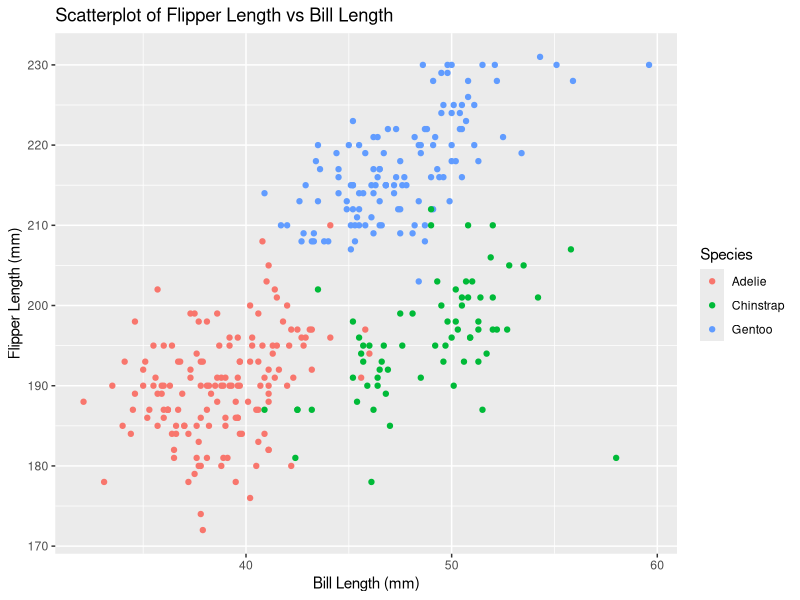
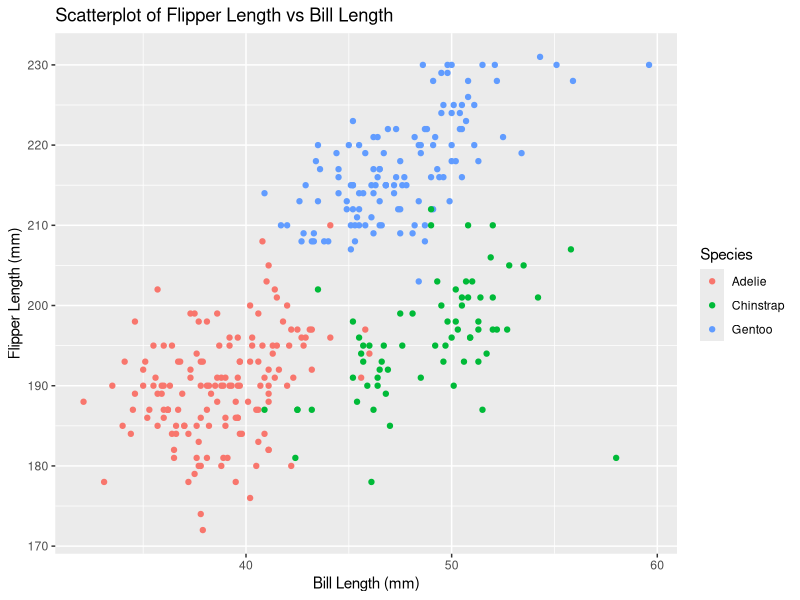

Reproduce these figures in R, in order.
## ---- chunk 1
library(palmerpenguins)
library(ggplot2)
library(tidyverse)
## ---- chunk 2
data("penguins", package = "palmerpenguins")
## ---- chunk 3
n_rows = nrow(penguins)
n_cols = ncol(penguins)
mean_flipper_length = mean(penguins$flipper_length_mm, na.rm = TRUE)
cat("The penguins dataset has", n_rows, "rows and", n_cols, "columns.\n")
cat("The mean flipper length (in mm) is", round(mean_flipper_length, 2), ".\n")

## ---- chunk 4
head(penguins)
## ---- chunk 5
scatter_plot = ggplot(penguins, aes(x = bill_length_mm, y = flipper_length_mm, color = species)) + geom_point() +
  labs(title = "Scatterplot of Flipper Length vs Bill Length",
       x = "Bill Length (mm)",
       y = "Flipper Length (mm)",
       color = "Species")
print(scatter_plot)
## ---- chunk 6
ggsave("scatterplot_penguins.png", plot = scatter_plot)
## ---- chunk 7
# Create a random sample of size 10 from a standard normal distribution
numeric_var = rnorm(10)

# Logical vector indicating whether elements of the sample are greater than 0
logical_var = numeric_var > 0

# Character vector of length 10
character_var = letters[1:10]

# Factor vector of length 10, with 3 different factor levels
factor_var = factor(rep(c("Level1", "Level2", "Level3"), length.out = 10))

df2 = data.frame(numeric_var, logical_var, character_var, factor_var)
print(df2)

## ---- chunk 8
mean_numeric = mean(pull(df2, numeric_var)) 
mean_logical = mean(pull(df2, logical_var))
mean_character = tryCatch(mean(pull(df2, character_var)), error = function(e) e)
mean_factor = tryCatch(mean(pull(df2, factor_var)), error = function(e) e) 

cat("Mean of numeric variable:", mean_numeric, "\n")
cat("Mean of logical variable:", mean_logical, "\n")
cat("Mean of character variable:", mean_character, "\n")
cat("Mean of factor variable:", mean_factor, "\n")
## ---- chunk 9
numeric_logical = as.numeric(df2$logical_var)
numeric_character = tryCatch(as.numeric(df2$character_var), error = function(e) e)
numeric_factor = as.numeric(df2$factor_var)

mean_numeric_logical = mean(numeric_logical)
mean_numeric_character = tryCatch(mean(numeric_character), error = function(e) e)
mean_numeric_factor = mean(numeric_factor)

cat("Mean of converted logical variable:", mean_numeric_logical, "\n")
cat("Mean of converted character variable:", mean_numeric_character, "\n")
cat("Mean of converted factor variable:", mean_numeric_factor, "\n")
